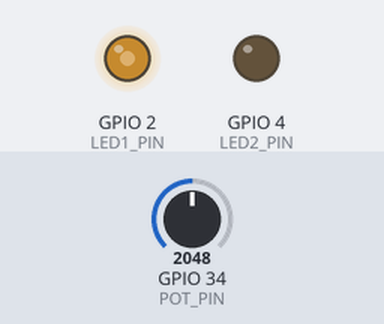
Recording of a sketch running on a simulated ESP32. Parts: output pins drawn as LEDs (lit = HIGH). Inputs (shaded band) come from the test bench; at power-on: GPIO 34 (POT_PIN) = 2048. What the sketch prints to the serial monitor is not drawn.

Above: at 1.3 s.
1.4 s: GPIO 34 (POT_PIN) set to 2866
At 2.85 s:
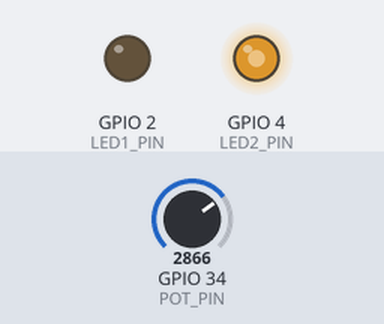
5.2 s: GPIO 34 (POT_PIN) set to 3603
At 6.16 s:
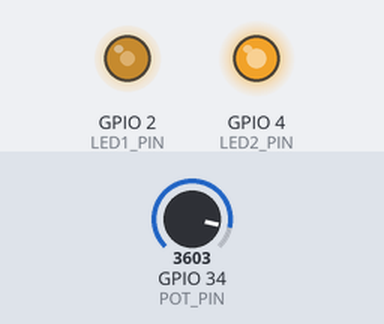
9.0 s: GPIO 34 (POT_PIN) set to 2047
At 10.67 s:
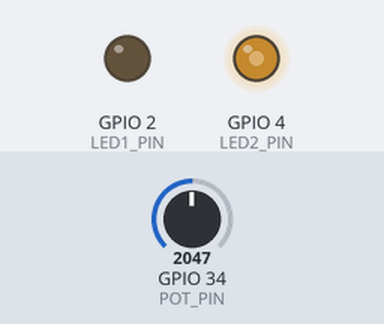
12.9 s: GPIO 34 (POT_PIN) set to 491
At 13.37 s:
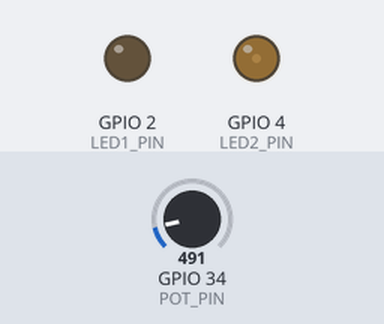
Timing chart, 0 to 27.3 s (numbered marks = the images above; inputs shaded):
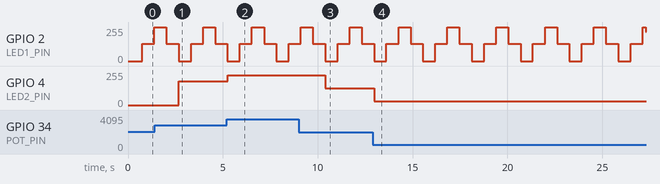

The sketch:

sketch.ino
```cpp
// Day 11: PWM Deep Dive with LEDC

// ============ PIN DEFINITIONS ============
const int LED1_PIN = 2;   // GPIO2
const int LED2_PIN = 4;   // GPIO4
const int POT_PIN = 34;   // Potentiometer

// ============ PWM CONFIGURATION ============
// LEDC channels (0-15 available on ESP32)
const int LEDC_CHANNEL_1 = 0;
const int LEDC_CHANNEL_2 = 1;

// PWM frequency (Hz)
// Lower = visible flicker, Higher = smoother but less resolution
const int PWM_FREQ = 5000;  // 5kHz - good for LED

// PWM resolution (bits)
// 8 bits = 0-255 brightness levels
const int PWM_RESOLUTION = 8;  // 8-bit resolution (256 steps)

void setup() {
  Serial.begin(115200);
  delay(100);

  // ============ SETUP PWM LEDC ============
  // Configure LEDC channels
  ledcSetup(LEDC_CHANNEL_1, PWM_FREQ, PWM_RESOLUTION);
  ledcSetup(LEDC_CHANNEL_2, PWM_FREQ, PWM_RESOLUTION);

  // Attach channels to GPIO pins
  ledcAttachPin(LED1_PIN, LEDC_CHANNEL_1);
  ledcAttachPin(LED2_PIN, LEDC_CHANNEL_2);

  Serial.println("=== PWM DEEP DIVE ===");
  Serial.print("Frequency: ");
  Serial.print(PWM_FREQ);
  Serial.println(" Hz");
  Serial.print("Resolution: ");
  Serial.print(PWM_RESOLUTION);
  Serial.println(" bits (0-255)");
  Serial.println("====================");
  Serial.println();
  Serial.println("LED1: Sweeping brightness (0→255→0)");
  Serial.println("LED2: Control with potentiometer");
  Serial.println();
}

void loop() {
  // ============ LED 1: SMOOTH BRIGHTNESS SWEEP ============
  for (int brightness = 0; brightness <= 255; brightness++) {
    ledcWrite(LEDC_CHANNEL_1, brightness);
    delay(5);
  }

  for (int brightness = 255; brightness >= 0; brightness--) {
    ledcWrite(LEDC_CHANNEL_1, brightness);
    delay(5);
  }

  // ============ LED 2: POTENTIOMETER CONTROL ============
  int potValue = analogRead(POT_PIN);           // 0-4095
  int brightness = map(potValue, 0, 4095, 0, 255);  // Convert to 0-255

  ledcWrite(LEDC_CHANNEL_2, brightness);

  // Print PWM info every 100 loops (to avoid spam)
  static int counter = 0;
  counter++;
  if (counter >= 100) {
    counter = 0;
    Serial.print("Potentiometer: ");
    Serial.print(potValue);
    Serial.print(" → Brightness: ");
    Serial.print(brightness);
    Serial.print(" (");
    Serial.print((brightness * 100) / 255);
    Serial.println("%)");
  }

  delay(10);
}
```

Measured:
- after the input at 1.4 s, GPIO 4 (LED2_PIN): 0/255 → 177/255 after 1.3 s
- after the input at 5.2 s, GPIO 4 (LED2_PIN): 177/255 → 223/255 after 0.05 s
- after the input at 9.0 s, GPIO 4 (LED2_PIN): 223/255 → 127/255 after 1.4 s
- after the input at 12.9 s, GPIO 4 (LED2_PIN): 127/255 → 30/255 after 0.07 s
